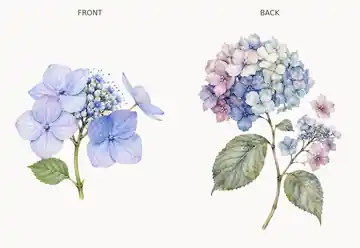
#> input picture shop/assets/product-previews/hydrangea-front-back.webp, 360 x 248 px, found by its file name
$ python generate-shop-front-previews.py
#> lines starting #> are read from the running program, lines starting #| are printed output that depends on the picture; after the words box and inside, x2 and y2 are one past the last pixel; in counts of white or black regions, pixels touching at a corner belong together
from pathlib import Path
from PIL import Image, ImageChops

ASSET_DIR = Path('shop/assets/product-previews')
PAIRS = {
    'hydrangea-front-back.webp': 'hydrangea-front.webp',
    'axolotl-front-back.webp': 'axolotl-front.webp',
    'mantis-front-back.webp': 'mantis-front.webp',
    'queen-annes-lace-front-back.webp': 'queen-annes-lace-front.webp',
    'thistle-front-back.webp': 'thistle-front.webp',
    'jellyfish-front-back.webp': 'jellyfish-front.webp',
    'weevil-front-back.webp': 'weevil-front.webp',
}


def front_only(source: Path, target: Path) -> None:
    image = Image.open(source).convert('RGB')
#> image is the input picture: PIL image 360x248 RGB; mean R, G, B 231, 230.2, 231.1
    width, height = image.size
#> width = 360; height = 248

    # The existing temporary preview is a fixed two-panel FRONT | BACK layout.
    # Keep only the left panel, remove its heading, then tightly frame the actual
    # artwork so the first shop slide shows the front print large and clearly.
    panel = image.crop((0, int(height * 0.09), int(width * 0.49), height))
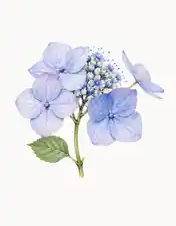
#> panel: PIL image 176x226 RGB; mean R, G, B 233.4, 233.6, 237.1

    background_sample = panel.crop((0, 0, max(8, panel.width // 12), max(8, panel.height // 12)))
    background = tuple(int(sum(channel) / len(channel)) for channel in zip(*background_sample.getdata()))
#> background = (251, 248, 245)
    flat_background = Image.new('RGB', panel.size, background)
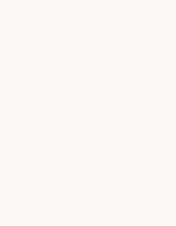
#> flat_background: PIL image 176x226 RGB; mean R, G, B 251, 248, 245
    difference = ImageChops.difference(panel, flat_background).convert('L')
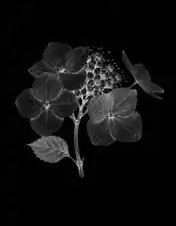
#> difference: PIL image 176x226 L; min 0, max 241, mean 16.3
    mask = difference.point(lambda value: 255 if value > 10 else 0)
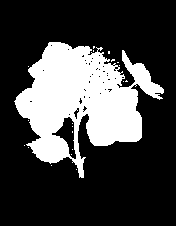
#> mask: PIL image 176x226 L; 26.4% white; 20 white regions (19 under 20 px), largest, box (x1, y1, x2, y2) and area: (14, 42, 164, 178) 10465
    bbox = mask.getbbox()
#> bbox = (14, 42, 164, 178)
    if not bbox:
        raise RuntimeError(f'No front artwork detected in {source}')

    left, top, right, bottom = bbox
#> left = 14; top = 42; right = 164; bottom = 178
    art_w = right - left
#> art_w = 150
    art_h = bottom - top
#> art_h = 136
    pad = max(10, int(max(art_w, art_h) * 0.08))
#> pad = 12
    left = max(0, left - pad)
#> left = 2
    top = max(0, top - pad)
#> top = 30
    right = min(panel.width, right + pad)
#> right = 176
    bottom = min(panel.height, bottom + pad)
#> bottom = 190
    art = panel.crop((left, top, right, bottom))
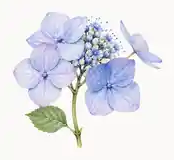
#> art: PIL image 174x160 RGB; mean R, G, B 225.9, 227, 233

    canvas = Image.new('RGB', (1200, 1200), background)
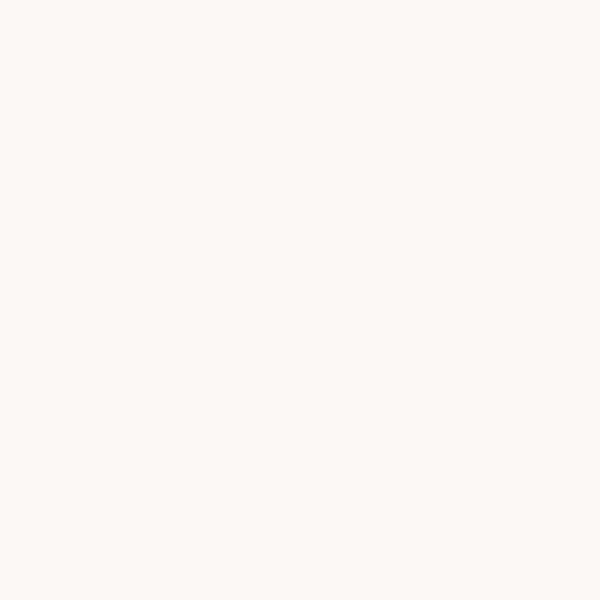
#> canvas: PIL image 1200x1200 RGB (shown at 1/2 size); mean R, G, B 251, 248, 245
    art.thumbnail((1080, 1080), Image.Resampling.LANCZOS)
    x = (canvas.width - art.width) // 2
#> x = 513
    y = (canvas.height - art.height) // 2
#> y = 520
    canvas.paste(art, (x, y))
    canvas.save(target, 'WEBP', quality=92, method=6)
#> (the run stopped early here; a loop or call above may not have finished)

$ run again, with shop/assets/product-previews/axolotl-front-v3.webp copied over shop/assets/product-previews/hydrangea-front-back.webp
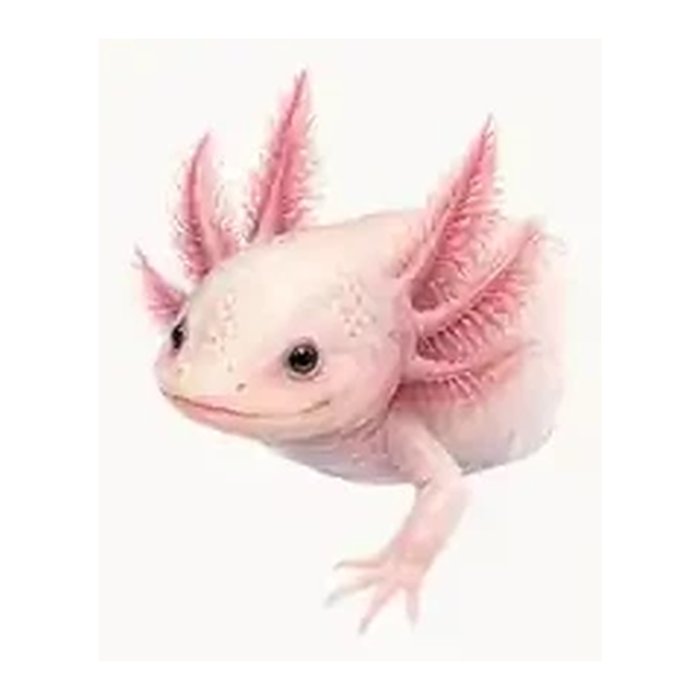
#> input picture shop/assets/product-previews/axolotl-front-v3.webp, 1400 x 1400 px, found by its file name (shown at 1/2 size)
#> background_sample: PIL image 57x106 RGB; every value is 0
#> background = (0, 0, 0)
#> flat_background: PIL image 686x1274 RGB; every value is 0
#> in front_only, `mask = difference.point(lambda value: 255 if value > 10 else 0)`:
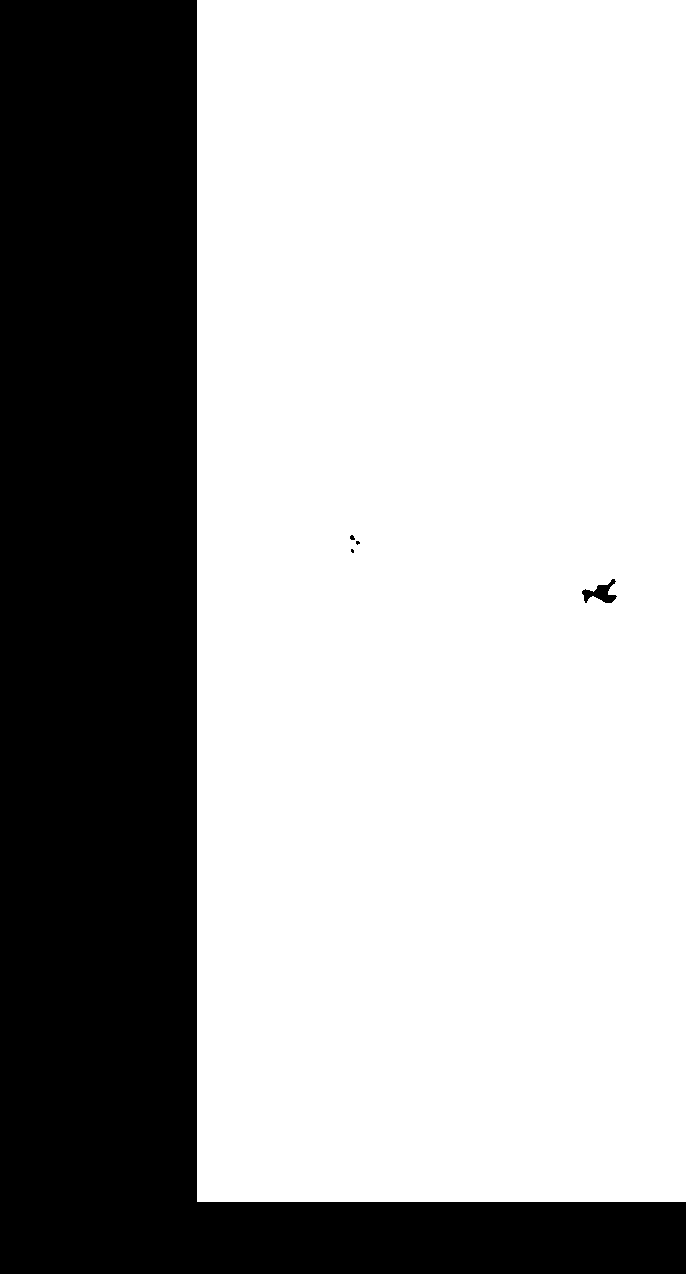
#> mask: PIL image 686x1274 L; 67.2% white; 5 black regions (3 under 20 px), largest, box (x1, y1, x2, y2) and area: (0, 0, 686, 1274) 286186, (582, 579, 617, 603) 387
#> bbox = (197, 0, 686, 1202)
#> in front_only, `left, top, right, bottom = bbox`: left = 197; top = 0; right = 686; bottom = 1202
#> art_w = 489
#> art_h = 1202
#> pad = 96
#> in front_only, `left = max(0, left - pad)`: left = 101
#> in front_only, `bottom = min(panel.height, bottom + pad)`: bottom = 1274
#> in front_only, `canvas.paste(art, (x, y))`:
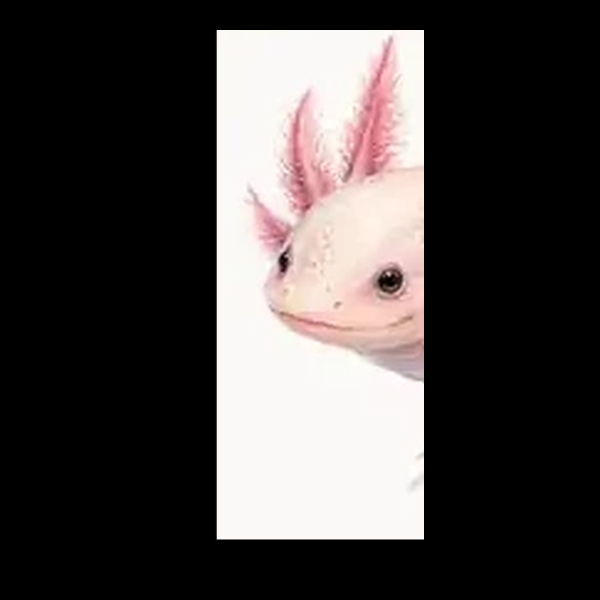
#> canvas: PIL image 1200x1200 RGB (shown at 1/2 size); mean R, G, B 71.5, 67.1, 66.2

$ run again, with shop/assets/product-previews/axolotl-front-v5.webp copied over shop/assets/product-previews/hydrangea-front-back.webp
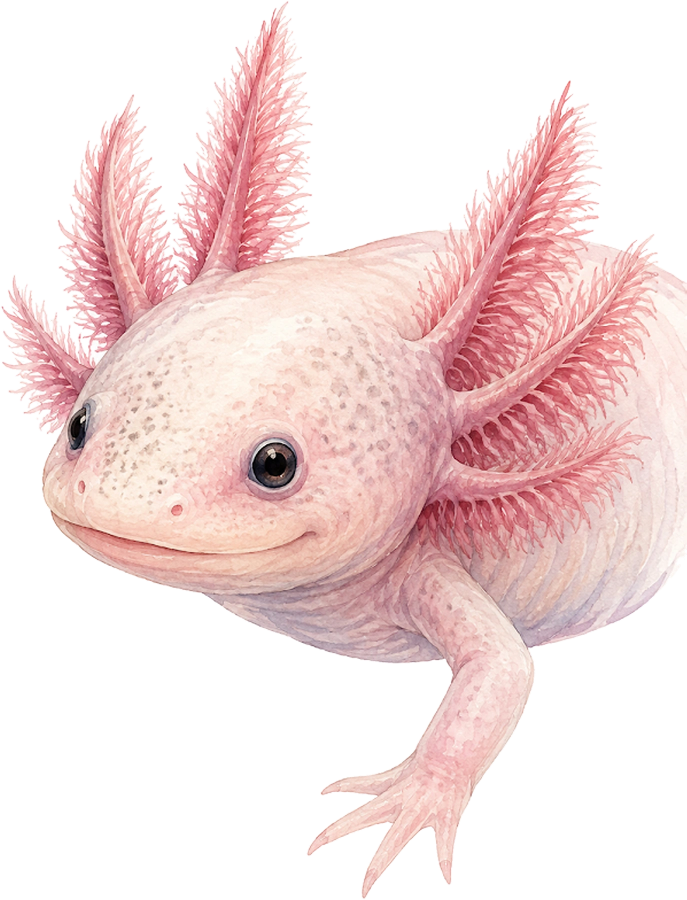
#> input picture shop/assets/product-previews/axolotl-front-v5.webp, 1373 x 1800 px, found by its file name (shown at 1/2 size)
#> background_sample: PIL image 56x136 RGB; every value is 0
#> background = (0, 0, 0)
#> flat_background: PIL image 672x1638 RGB; every value is 0
#> in front_only, `mask = difference.point(lambda value: 255 if value > 10 else 0)`:
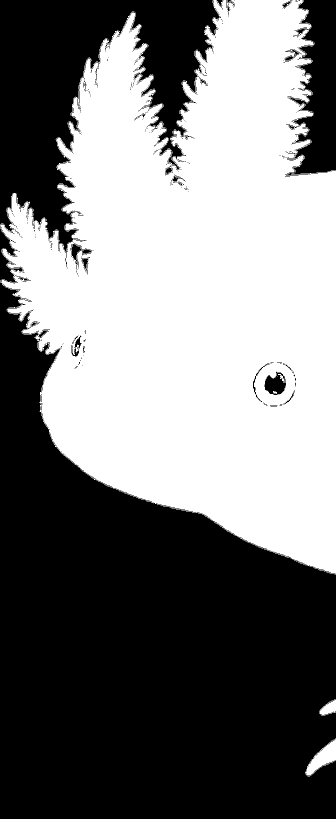
#> mask: PIL image 672x1638 L (shown at 1/2 size); 47.6% white; 27 white regions (22 under 20 px), largest, box (x1, y1, x2, y2) and area: (0, 0, 672, 1150) 521581, (610, 1477, 672, 1553) 2012, (638, 1398, 672, 1432) 652, (556, 748, 569, 766) 78, (546, 782, 554, 788) 31
#> bbox = (0, 0, 672, 1553)
#> in front_only, `left, top, right, bottom = bbox`: left = 0; right = 672; bottom = 1553
#> art_w = 672
#> art_h = 1553
#> pad = 124
#> in front_only, `bottom = min(panel.height, bottom + pad)`: bottom = 1638
#> in front_only, `canvas.paste(art, (x, y))`:
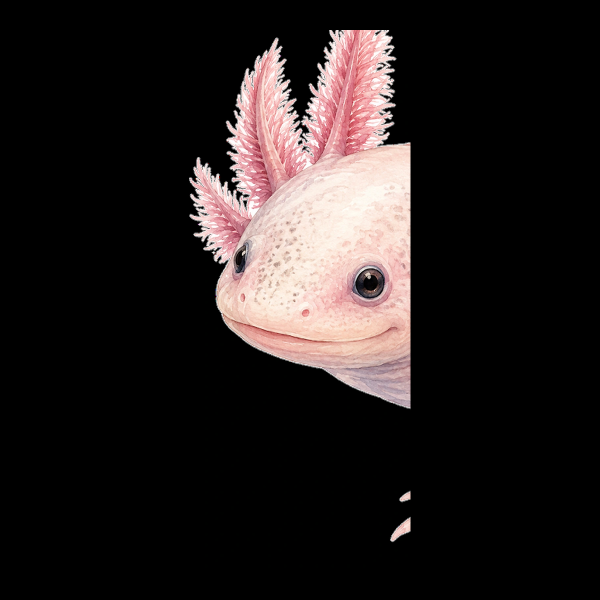
#> canvas: PIL image 1200x1200 RGB (shown at 1/2 size); mean R, G, B 37, 30.8, 30.2
